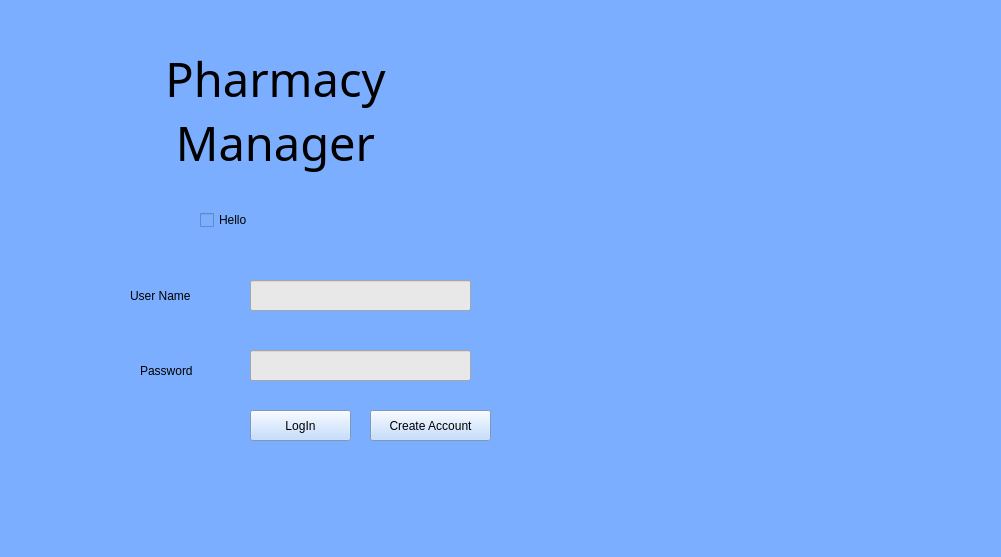
<?xml version="1.0" encoding="UTF-8"?>
<ui version="4.0">
 <class>MainWindow</class>
 <widget class="QMainWindow" name="MainWindow">
  <property name="geometry">
   <rect>
    <x>0</x>
    <y>0</y>
    <width>1001</width>
    <height>557</height>
   </rect>
  </property>
  <property name="sizePolicy">
   <sizepolicy hsizetype="Fixed" vsizetype="Fixed">
    <horstretch>0</horstretch>
    <verstretch>0</verstretch>
   </sizepolicy>
  </property>
  <property name="windowTitle">
   <string>MainWindow</string>
  </property>
  <property name="styleSheet">
   <string notr="true">background-color: rgb(124, 174, 255);
</string>
  </property>
  <widget class="QWidget" name="centralwidget">
   <widget class="QPushButton" name="logInButton">
    <property name="geometry">
     <rect>
      <x>250</x>
      <y>410</y>
      <width>101</width>
      <height>31</height>
     </rect>
    </property>
    <property name="sizePolicy">
     <sizepolicy hsizetype="Fixed" vsizetype="Fixed">
      <horstretch>0</horstretch>
      <verstretch>0</verstretch>
     </sizepolicy>
    </property>
    <property name="styleSheet">
     <string notr="true">background-color: rgb(180, 212, 255);</string>
    </property>
    <property name="text">
     <string>LogIn</string>
    </property>
   </widget>
   <widget class="QLineEdit" name="userName">
    <property name="geometry">
     <rect>
      <x>250</x>
      <y>280</y>
      <width>221</width>
      <height>31</height>
     </rect>
    </property>
    <property name="sizePolicy">
     <sizepolicy hsizetype="Fixed" vsizetype="Fixed">
      <horstretch>0</horstretch>
      <verstretch>0</verstretch>
     </sizepolicy>
    </property>
    <property name="styleSheet">
     <string notr="true">background-color: rgb(232, 232, 232);</string>
    </property>
   </widget>
   <widget class="QLineEdit" name="password">
    <property name="geometry">
     <rect>
      <x>250</x>
      <y>350</y>
      <width>221</width>
      <height>31</height>
     </rect>
    </property>
    <property name="sizePolicy">
     <sizepolicy hsizetype="Fixed" vsizetype="Fixed">
      <horstretch>0</horstretch>
      <verstretch>0</verstretch>
     </sizepolicy>
    </property>
    <property name="styleSheet">
     <string notr="true">background-color: rgb(232, 232, 232);</string>
    </property>
   </widget>
   <widget class="QLabel" name="label">
    <property name="geometry">
     <rect>
      <x>130</x>
      <y>280</y>
      <width>101</width>
      <height>31</height>
     </rect>
    </property>
    <property name="sizePolicy">
     <sizepolicy hsizetype="Fixed" vsizetype="Fixed">
      <horstretch>0</horstretch>
      <verstretch>0</verstretch>
     </sizepolicy>
    </property>
    <property name="styleSheet">
     <string notr="true">font: 12pt &quot;Perpetua&quot;;</string>
    </property>
    <property name="text">
     <string>User Name</string>
    </property>
   </widget>
   <widget class="QLabel" name="label_2">
    <property name="geometry">
     <rect>
      <x>140</x>
      <y>360</y>
      <width>81</width>
      <height>21</height>
     </rect>
    </property>
    <property name="sizePolicy">
     <sizepolicy hsizetype="Fixed" vsizetype="Fixed">
      <horstretch>0</horstretch>
      <verstretch>0</verstretch>
     </sizepolicy>
    </property>
    <property name="styleSheet">
     <string notr="true">font: 12pt &quot;Perpetua&quot;;</string>
    </property>
    <property name="text">
     <string>Password</string>
    </property>
   </widget>
   <widget class="QLabel" name="label_3">
    <property name="geometry">
     <rect>
      <x>110</x>
      <y>30</y>
      <width>331</width>
      <height>161</height>
     </rect>
    </property>
    <property name="sizePolicy">
     <sizepolicy hsizetype="Fixed" vsizetype="Fixed">
      <horstretch>0</horstretch>
      <verstretch>0</verstretch>
     </sizepolicy>
    </property>
    <property name="font">
     <font>
      <family>Perpetua</family>
      <pointsize>35</pointsize>
      <weight>9</weight>
      <italic>false</italic>
      <bold>false</bold>
     </font>
    </property>
    <property name="styleSheet">
     <string notr="true">font: 75 35pt &quot;Perpetua&quot;;</string>
    </property>
    <property name="text">
     <string>Pharmacy Manager</string>
    </property>
    <property name="alignment">
     <set>Qt::AlignCenter</set>
    </property>
    <property name="wordWrap">
     <bool>true</bool>
    </property>
   </widget>
   <widget class="QLabel" name="label_5">
    <property name="geometry">
     <rect>
      <x>550</x>
      <y>-20</y>
      <width>461</width>
      <height>571</height>
     </rect>
    </property>
    <property name="sizePolicy">
     <sizepolicy hsizetype="Fixed" vsizetype="Fixed">
      <horstretch>0</horstretch>
      <verstretch>0</verstretch>
     </sizepolicy>
    </property>
    <property name="styleSheet">
     <string notr="true">image: url(:/newPrefix/pharm.png);</string>
    </property>
    <property name="text">
     <string/>
    </property>
    <property name="textFormat">
     <enum>Qt::PlainText</enum>
    </property>
    <property name="pixmap">
     <pixmap resource="../resources/pharm.qrc">:/newPrefix/pharm.png</pixmap>
    </property>
    <property name="scaledContents">
     <bool>true</bool>
    </property>
   </widget>
   <widget class="QPushButton" name="createAccountButton">
    <property name="geometry">
     <rect>
      <x>370</x>
      <y>410</y>
      <width>121</width>
      <height>31</height>
     </rect>
    </property>
    <property name="sizePolicy">
     <sizepolicy hsizetype="Fixed" vsizetype="Fixed">
      <horstretch>0</horstretch>
      <verstretch>0</verstretch>
     </sizepolicy>
    </property>
    <property name="styleSheet">
     <string notr="true">background-color: rgb(180, 212, 255);</string>
    </property>
    <property name="text">
     <string>Create Account</string>
    </property>
   </widget>
   <widget class="QCheckBox" name="checkBox">
    <property name="geometry">
     <rect>
      <x>200</x>
      <y>210</y>
      <width>85</width>
      <height>20</height>
     </rect>
    </property>
    <property name="text">
     <string>Hello</string>
    </property>
    <property name="checked">
     <bool>false</bool>
    </property>
   </widget>
  </widget>
  <widget class="QMenuBar" name="menubar">
   <property name="geometry">
    <rect>
     <x>0</x>
     <y>0</y>
     <width>1001</width>
     <height>36</height>
    </rect>
   </property>
  </widget>
  <widget class="QStatusBar" name="statusbar"/>
 </widget>
 <resources>
  <include location="../resources/pharm.qrc"/>
 </resources>
 <connections/>
</ui>
